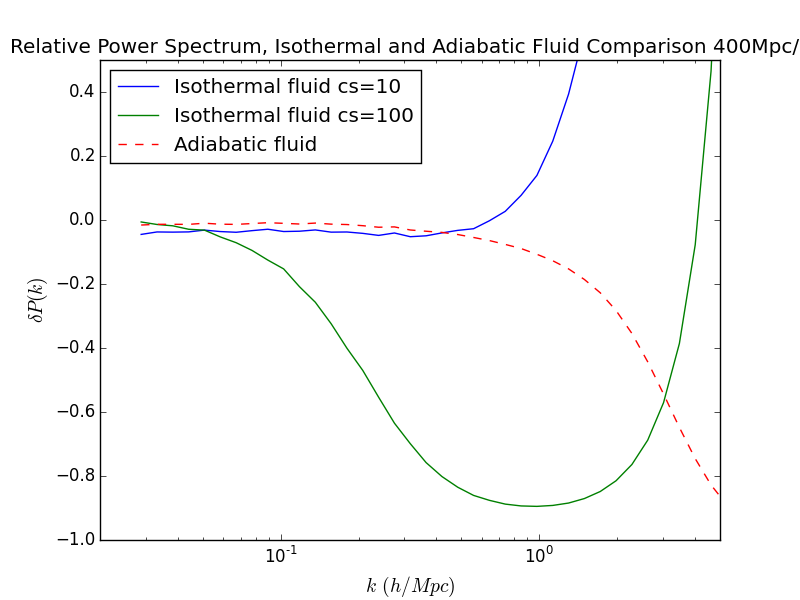

This figure's Python source:
import os
import re
import numpy as np
import matplotlib.pyplot as plt

result_dir = '../../results/'
results = os.listdir(result_dir)

isothermalpattern = re.compile(r'_isothermal(\d+)')
npattern = re.compile(r'_n(\d+)')

simtypes = ['fluid']
for simtype in simtypes:
    params = [simtype,'b400','n1024','t0.005','h2','isothermal']
    filenames = [filename for filename in results if all(param in filename for param in params)]
    filenames.append('fluid_b400_n1024_t0.005_h2_z50.out')
    base = 'particle_b400_n1024_t0.005_h2_z50.out'
    
    kvalues_base, ps_base = np.loadtxt(result_dir+base, unpack=True)

    for filename in filenames:
        if 'isothermal' in filename:
            isothermal = isothermalpattern.findall(filename)[0]
            if int(isothermal) <= 400:
                n = npattern.findall(filename)[0]
                kvalues, ps = np.loadtxt(result_dir+filename, unpack=True)
                ps = (ps - ps_base)/ps_base
                style = '-x' if 'minpressure' in filename else '-'
                plt.semilogx(kvalues, ps, style, label='Isothermal fluid cs='+isothermal)
        elif filename is 'fluid_b400_n1024_t0.005_h2_z50.out': 
            kvalues, ps = np.loadtxt(result_dir+filename, unpack=True)
            ps = (ps - ps_base)/ps_base
            plt.semilogx(kvalues, ps, '--', label='Adiabatic fluid')

plt.xlim([0.02,5e0])
plt.ylim([-1,0.5])
plt.xlabel('$k \, (h/Mpc)$', fontsize=14)
plt.ylabel('$\delta P(k)$', fontsize=14)
plt.title('Relative Power Spectrum, Isothermal and Adiabatic Fluid Comparison 400Mpc/h')
plt.legend(numpoints=1, loc='best')
plt.savefig('isothermal_fluid_low_adiabatic_normalized_particle_b400.png')

plt.show()